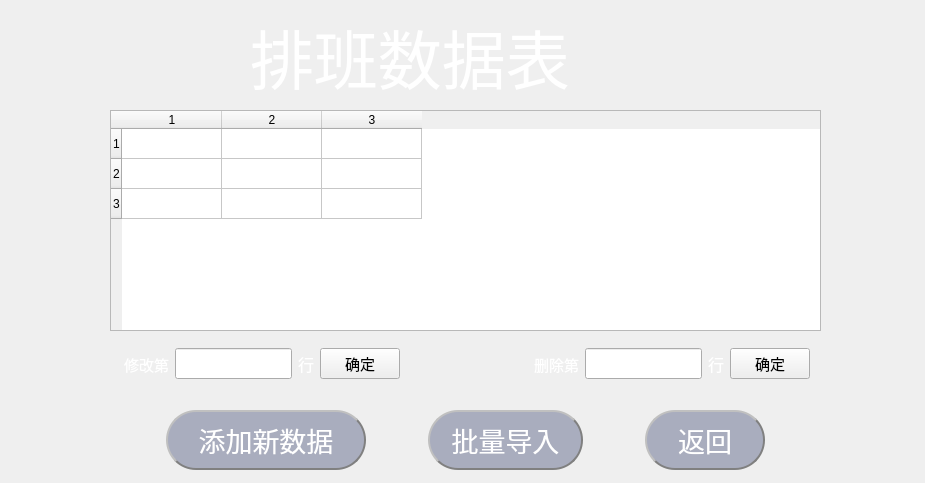
<?xml version="1.0" encoding="UTF-8"?>
<ui version="4.0">
 <class>detail</class>
 <widget class="QWidget" name="detail">
  <property name="geometry">
   <rect>
    <x>0</x>
    <y>0</y>
    <width>925</width>
    <height>483</height>
   </rect>
  </property>
  <property name="windowTitle">
   <string>Form</string>
  </property>
  <widget class="QLabel" name="label">
   <property name="geometry">
    <rect>
     <x>250</x>
     <y>-50</y>
     <width>411</width>
     <height>211</height>
    </rect>
   </property>
   <property name="font">
    <font>
     <family>华文中宋</family>
     <pointsize>48</pointsize>
    </font>
   </property>
   <property name="styleSheet">
    <string notr="true">
color: rgb(255,255,255);  
</string>
   </property>
   <property name="text">
    <string>排班数据表</string>
   </property>
  </widget>
  <widget class="QWidget" name="horizontalLayoutWidget">
   <property name="geometry">
    <rect>
     <x>110</x>
     <y>400</y>
     <width>711</width>
     <height>81</height>
    </rect>
   </property>
   <layout class="QHBoxLayout" name="horizontalLayout">
    <item>
     <spacer name="horizontalSpacer_4">
      <property name="orientation">
       <enum>Qt::Horizontal</enum>
      </property>
      <property name="sizeHint" stdset="0">
       <size>
        <width>40</width>
        <height>20</height>
       </size>
      </property>
     </spacer>
    </item>
    <item>
     <widget class="QPushButton" name="addButton">
      <property name="minimumSize">
       <size>
        <width>200</width>
        <height>60</height>
       </size>
      </property>
      <property name="maximumSize">
       <size>
        <width>200</width>
        <height>60</height>
       </size>
      </property>
      <property name="font">
       <font>
        <family>华文中宋</family>
        <pointsize>20</pointsize>
       </font>
      </property>
      <property name="styleSheet">
       <string notr="true">background-color: rgb(169, 173, 190);
color: rgb(255,255,255);  
border-radius: 30px;  border: 2px groove gray;

border-style: outset;</string>
      </property>
      <property name="text">
       <string>添加新数据</string>
      </property>
     </widget>
    </item>
    <item>
     <spacer name="horizontalSpacer">
      <property name="orientation">
       <enum>Qt::Horizontal</enum>
      </property>
      <property name="sizeHint" stdset="0">
       <size>
        <width>40</width>
        <height>20</height>
       </size>
      </property>
     </spacer>
    </item>
    <item>
     <widget class="QPushButton" name="multiaddButton">
      <property name="minimumSize">
       <size>
        <width>155</width>
        <height>60</height>
       </size>
      </property>
      <property name="maximumSize">
       <size>
        <width>155</width>
        <height>60</height>
       </size>
      </property>
      <property name="font">
       <font>
        <family>华文中宋</family>
        <pointsize>20</pointsize>
       </font>
      </property>
      <property name="styleSheet">
       <string notr="true">background-color: rgb(169, 173, 190);
color: rgb(255,255,255);  
border-radius: 30px;  border: 2px groove gray;

border-style: outset;</string>
      </property>
      <property name="text">
       <string>批量导入</string>
      </property>
     </widget>
    </item>
    <item>
     <spacer name="horizontalSpacer_2">
      <property name="orientation">
       <enum>Qt::Horizontal</enum>
      </property>
      <property name="sizeHint" stdset="0">
       <size>
        <width>40</width>
        <height>20</height>
       </size>
      </property>
     </spacer>
    </item>
    <item>
     <widget class="QPushButton" name="returnButton">
      <property name="minimumSize">
       <size>
        <width>120</width>
        <height>60</height>
       </size>
      </property>
      <property name="maximumSize">
       <size>
        <width>120</width>
        <height>60</height>
       </size>
      </property>
      <property name="font">
       <font>
        <family>华文中宋</family>
        <pointsize>20</pointsize>
       </font>
      </property>
      <property name="styleSheet">
       <string notr="true">background-color: rgb(169, 173, 190);
color: rgb(255,255,255);  
border-radius: 30px;  border: 2px groove gray;

border-style: outset;</string>
      </property>
      <property name="text">
       <string>返回</string>
      </property>
     </widget>
    </item>
    <item>
     <spacer name="horizontalSpacer_3">
      <property name="orientation">
       <enum>Qt::Horizontal</enum>
      </property>
      <property name="sizeHint" stdset="0">
       <size>
        <width>40</width>
        <height>20</height>
       </size>
      </property>
     </spacer>
    </item>
   </layout>
  </widget>
  <widget class="QTableWidget" name="tableWidget">
   <property name="geometry">
    <rect>
     <x>110</x>
     <y>110</y>
     <width>711</width>
     <height>221</height>
    </rect>
   </property>
   <row>
    <property name="text">
     <string>1</string>
    </property>
   </row>
   <row>
    <property name="text">
     <string>2</string>
    </property>
   </row>
   <row>
    <property name="text">
     <string>3</string>
    </property>
   </row>
   <column>
    <property name="text">
     <string>1</string>
    </property>
   </column>
   <column>
    <property name="text">
     <string>2</string>
    </property>
   </column>
   <column>
    <property name="text">
     <string>3</string>
    </property>
   </column>
  </widget>
  <widget class="QWidget" name="horizontalLayoutWidget_4">
   <property name="geometry">
    <rect>
     <x>520</x>
     <y>340</y>
     <width>304</width>
     <height>48</height>
    </rect>
   </property>
   <layout class="QHBoxLayout" name="horizontalLayout_4">
    <item>
     <spacer name="horizontalSpacer_9">
      <property name="orientation">
       <enum>Qt::Horizontal</enum>
      </property>
      <property name="sizeHint" stdset="0">
       <size>
        <width>40</width>
        <height>20</height>
       </size>
      </property>
     </spacer>
    </item>
    <item>
     <widget class="QLabel" name="label_2">
      <property name="font">
       <font>
        <family>华文中宋</family>
        <pointsize>11</pointsize>
       </font>
      </property>
      <property name="styleSheet">
       <string notr="true">color: rgb(255,255,255);  </string>
      </property>
      <property name="text">
       <string>删除第</string>
      </property>
     </widget>
    </item>
    <item>
     <widget class="QLineEdit" name="deleteLine">
      <property name="font">
       <font>
        <family>华文中宋</family>
        <pointsize>12</pointsize>
       </font>
      </property>
     </widget>
    </item>
    <item>
     <widget class="QLabel" name="label_3">
      <property name="font">
       <font>
        <family>华文中宋</family>
        <pointsize>12</pointsize>
       </font>
      </property>
      <property name="styleSheet">
       <string notr="true">color: rgb(255,255,255);  </string>
      </property>
      <property name="text">
       <string>行</string>
      </property>
     </widget>
    </item>
    <item>
     <widget class="QPushButton" name="deleteButton">
      <property name="font">
       <font>
        <family>华文中宋</family>
        <pointsize>11</pointsize>
       </font>
      </property>
      <property name="text">
       <string>确定</string>
      </property>
     </widget>
    </item>
    <item>
     <spacer name="horizontalSpacer_5">
      <property name="orientation">
       <enum>Qt::Horizontal</enum>
      </property>
      <property name="sizeHint" stdset="0">
       <size>
        <width>40</width>
        <height>20</height>
       </size>
      </property>
     </spacer>
    </item>
   </layout>
  </widget>
  <widget class="QWidget" name="horizontalLayoutWidget_5">
   <property name="geometry">
    <rect>
     <x>110</x>
     <y>340</y>
     <width>304</width>
     <height>48</height>
    </rect>
   </property>
   <layout class="QHBoxLayout" name="horizontalLayout_5">
    <item>
     <spacer name="horizontalSpacer_10">
      <property name="orientation">
       <enum>Qt::Horizontal</enum>
      </property>
      <property name="sizeHint" stdset="0">
       <size>
        <width>40</width>
        <height>20</height>
       </size>
      </property>
     </spacer>
    </item>
    <item>
     <widget class="QLabel" name="label_4">
      <property name="font">
       <font>
        <family>华文中宋</family>
        <pointsize>11</pointsize>
       </font>
      </property>
      <property name="styleSheet">
       <string notr="true">
color: rgb(255,255,255);  

</string>
      </property>
      <property name="text">
       <string>修改第</string>
      </property>
     </widget>
    </item>
    <item>
     <widget class="QLineEdit" name="modifyLine">
      <property name="font">
       <font>
        <family>华文中宋</family>
        <pointsize>12</pointsize>
       </font>
      </property>
     </widget>
    </item>
    <item>
     <widget class="QLabel" name="label_5">
      <property name="font">
       <font>
        <family>华文中宋</family>
        <pointsize>12</pointsize>
       </font>
      </property>
      <property name="styleSheet">
       <string notr="true">
color: rgb(255,255,255);  
</string>
      </property>
      <property name="text">
       <string>行</string>
      </property>
     </widget>
    </item>
    <item>
     <widget class="QPushButton" name="modifyButton">
      <property name="font">
       <font>
        <family>华文中宋</family>
        <pointsize>11</pointsize>
       </font>
      </property>
      <property name="text">
       <string>确定</string>
      </property>
     </widget>
    </item>
    <item>
     <spacer name="horizontalSpacer_6">
      <property name="orientation">
       <enum>Qt::Horizontal</enum>
      </property>
      <property name="sizeHint" stdset="0">
       <size>
        <width>40</width>
        <height>20</height>
       </size>
      </property>
     </spacer>
    </item>
   </layout>
  </widget>
  <widget class="QWidget" name="widget" native="true">
   <property name="geometry">
    <rect>
     <x>0</x>
     <y>-10</y>
     <width>931</width>
     <height>511</height>
    </rect>
   </property>
   <property name="styleSheet">
    <string notr="true">background-image: url(:/new/picture.png);</string>
   </property>
  </widget>
  <zorder>widget</zorder>
  <zorder>label</zorder>
  <zorder>horizontalLayoutWidget</zorder>
  <zorder>tableWidget</zorder>
  <zorder>horizontalLayoutWidget_4</zorder>
  <zorder>horizontalLayoutWidget_5</zorder>
 </widget>
 <resources/>
 <connections/>
</ui>
